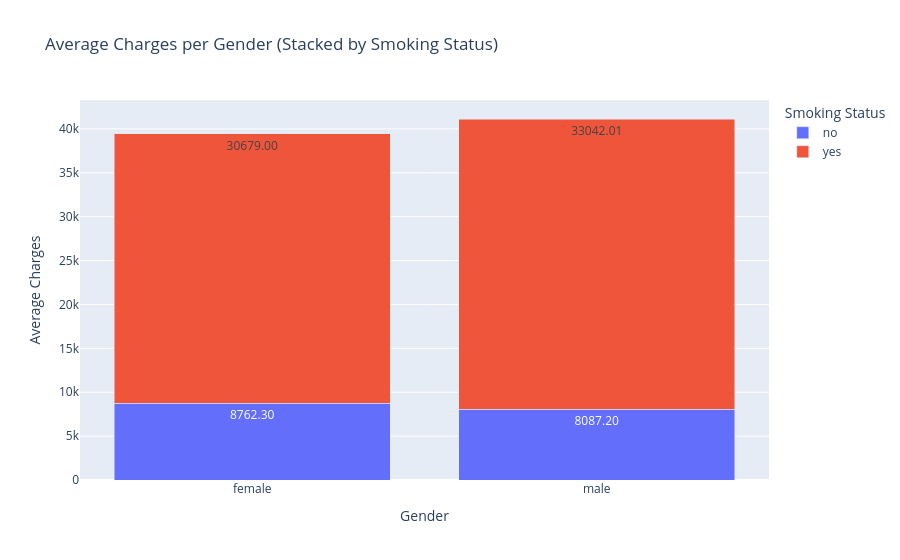

The cell this chart's notebook holds for it:
### Markdown cell above
Here it is clear that it does not matter whether someone is male or female when it comes to insurance charges. An upward trend is seen between charges and Age.

### Code cell
# Group by gender and smoker status, then calculate average charges
df_1 = df.copy()
df_temp = df_1.groupby(['sex', 'smoker'], as_index = False)['charges'].mean()

# Stacked bar chart
fig = px.bar(df_temp,
             x = 'sex',
             y = 'charges',
             color = 'smoker',
             title = 'Average Charges per Gender (Stacked by Smoking Status)',
             labels = {'charges': 'Average Charges', 'sex': 'Gender', 'smoker': 'Smoking Status'},
             text = 'charges')

fig.update_traces(texttemplate = '%{text:.2f}', textposition='inside')
fig.update_layout(barmode = 'stack', uniformtext_minsize = 8, uniformtext_mode = 'hide')
fig.show()

### Figure 1 — Plotly figure (JSON) as saved in the notebook; plotly's stock layout.template omitted (floating-point values rounded to 4 significant figures)
{"data": [{"hovertemplate": "Smoking Status=no<br>Gender=%{x}<br>Average Charges=%{text}<extra></extra>", "legendgroup": "no", "marker": {"color": "#636efa", "pattern": {"shape": ""}}, "name": "no", "orientation": "v", "showlegend": true, "text": [8762.0, 8087.0], "textposition": "inside", "texttemplate": "%{text:.2f}", "type": "bar", "x": ["female", "male"], "xaxis": "x", "y": [8762.0, 8087.0], "yaxis": "y"}, {"hovertemplate": "Smoking Status=yes<br>Gender=%{x}<br>Average Charges=%{text}<extra></extra>", "legendgroup": "yes", "marker": {"color": "#EF553B", "pattern": {"shape": ""}}, "name": "yes", "orientation": "v", "showlegend": true, "text": [30680.0, 33040.0], "textposition": "inside", "texttemplate": "%{text:.2f}", "type": "bar", "x": ["female", "male"], "xaxis": "x", "y": [30680.0, 33040.0], "yaxis": "y"}], "layout": {"barmode": "stack", "legend": {"title": {"text": "Smoking Status"}, "tracegroupgap": 0}, "title": {"text": "Average Charges per Gender (Stacked by Smoking Status)"}, "uniformtext": {"minsize": 8, "mode": "hide"}, "xaxis": {"anchor": "y", "domain": [0, 1], "title": {"text": "Gender"}}, "yaxis": {"anchor": "x", "domain": [0, 1], "title": {"text": "Average Charges"}}}}
